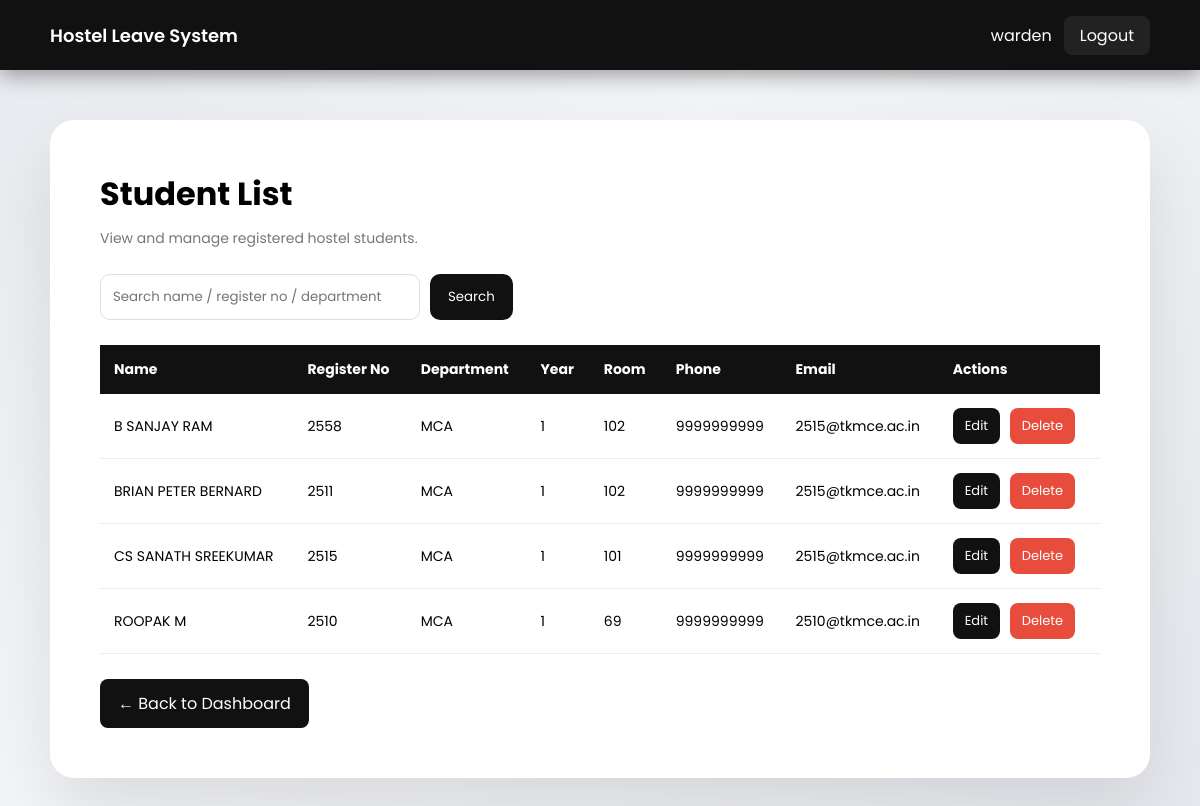
The app's page /warden/view_students.php (signed in) with its own data.
### tables this page shows
CREATE TABLE `student_profiles` (
  `id` int(11) NOT NULL,
  `user_id` int(11) NOT NULL,
  `register_number` varchar(50) DEFAULT NULL,
  `department` varchar(100) DEFAULT NULL,
  `year` int(11) DEFAULT NULL,
  `room_number` varchar(20) DEFAULT NULL,
  `phone` varchar(15) DEFAULT NULL
);

CREATE TABLE `users` (
  `id` int(11) NOT NULL,
  `role_id` int(11) NOT NULL,
  `name` varchar(100) NOT NULL,
  `username` varchar(50) NOT NULL,
  `password` varchar(255) NOT NULL,
  `email` varchar(100) DEFAULT NULL,
  `parent_email` varchar(100) DEFAULT NULL,
  `teacher_email` varchar(100) DEFAULT NULL,
  `created_at` timestamp NOT NULL DEFAULT current_timestamp(),
  `register_number` varchar(50) DEFAULT NULL
);

### warden/view_students.php (the view, shortened to what this page needs)
<?php
include("../config/db.php");
$search = isset($_GET["search"]) ? trim($_GET["search"]) : "";
if ($search != "") {
    $stmt = $conn->prepare("
    SELECT users.id, users.name, users.email,
           student_profiles.register_number,
           student_profiles.department,
           student_profiles.year,
           student_profiles.room_number,
           student_profiles.phone
    FROM users
    LEFT JOIN student_profiles ON users.id = student_profiles.user_id
    JOIN roles ON users.role_id = roles.id
    WHERE roles.role_name='student'
    AND (
        users.name LIKE ?
        OR student_profiles.register_number LIKE ?
        OR student_profiles.department LIKE ?
    )
    ORDER BY users.name ASC
    ");
    $like = "%$search%";
    $stmt->bind_param("sss", $like, $like, $like);
    $stmt->execute();
    $result = $stmt->get_result();
} else {
    $result = $conn->query("
    SELECT users.id, users.name, users.email,
           student_profiles.register_number,
           student_profiles.department,
           student_profiles.year,
           student_profiles.room_number,
           student_profiles.phone
    FROM users
    LEFT JOIN student_profiles ON users.id = student_profiles.user_id
    JOIN roles ON users.role_id = roles.id
    WHERE roles.role_name='student'
    ORDER BY users.name ASC
    ");
}
?>
<!DOCTYPE html>
<html>
<head>
</head>
<body>
<div class="topbar">
<div class="logo">Hostel Leave System</div>
<div>
<?php echo $_SESSION["username"]; ?>
<a class="logout-btn" href="../auth/logout.php">Logout</a>
</div>
</div>
<div class="container">
<h1>Student List</h1>
<div class="sub">View and manage registered hostel students.</div>
<form method="GET" class="search-box">
<input type="text" name="search" placeholder="Search name / register no / department" value="<?php echo htmlspecialchars($search); ?>">
<button type="submit">Search</button>
</form>
<?php if($result->num_rows > 0) { ?>
<table>
<tr>
<th>Name</th>
<th>Register No</th>
<th>Department</th>
<th>Year</th>
<th>Room</th>
<th>Phone</th>
<th>Email</th>
<th>Actions</th>
</tr>
<?php while($row = $result->fetch_assoc()) { ?>
<tr>
<td><?php echo htmlspecialchars($row["name"]); ?></td>
<td><?php echo htmlspecialchars($row["register_number"]); ?></td>
<td><?php echo htmlspecialchars($row["department"]); ?></td>
<td><?php echo htmlspecialchars($row["year"]); ?></td>
<td><?php echo htmlspecialchars($row["room_number"]); ?></td>
<td><?php echo htmlspecialchars($row["phone"]); ?></td>
<td><?php echo htmlspecialchars($row["email"]); ?></td>
<td>
<a class="btn edit"
href="edit_student.php?id=<?php echo $row['id']; ?>">
Edit
</a>
<a class="btn delete"
href="delete_student.php?id=<?php echo $row['id']; ?>"
onclick="return deleteConfirm()">
Delete
</a>
</td>
</tr>
<?php } ?>
</table>
<?php } else { ?>
<div class="empty">No students found.</div>
<?php } ?>
<a href="dashboard.php" class="back-btn">← Back to Dashboard</a>
</div>
</body>
</html>

### warden/view_students.php (style rules this page uses)
* { margin:0; padding:0; box-sizing:border-box; font-family:'Poppins',sans-serif; }
body { min-height:100vh; background:linear-gradient(135deg,#e8eaef 0%,#f4f5f8 40%,#e6e8ed 100%); padding:120px 50px 50px 50px; }
.topbar { position:fixed; top:0; left:0; width:100%; height:70px; background:#111; display:flex; justify-content:space-between; align-items:center; padding:0 50px; color:#fff; z-index:1000; box-shadow:0 6px 20px rgba(0,0,0,0.35); }
.logo { font-size:18px; font-weight:600; }
.logout-btn { padding:8px 16px; background:#222; color:#fff; text-decoration:none; border-radius:8px; margin-left:12px; }
.container { max-width:1400px; margin:auto; background:#fff; padding:50px; border-radius:24px; box-shadow:0 30px 70px rgba(0,0,0,0.10); }
h1 { font-size:32px; margin-bottom:10px; }
.sub { color:#777; font-size:14px; margin-bottom:25px; }
.search-box { display:flex; gap:10px; margin-bottom:25px; }
.search-box input { padding:12px; width:320px; border:1px solid #ddd; border-radius:10px; outline:none; }
.search-box button { padding:12px 18px; background:#111; color:#fff; border:none; border-radius:10px; cursor:pointer; }
table { width:100%; border-collapse:collapse; }
th { background:#111; color:#fff; padding:14px; font-size:14px; text-align:left; }
td { padding:14px; border-bottom:1px solid #eee; font-size:14px; }
.btn { padding:8px 12px; text-decoration:none; border-radius:8px; font-size:13px; display:inline-block; margin-right:6px; }
.edit { background:#111; color:#fff; }
.delete { background:#e74c3c; color:#fff; }
.back-btn { display:inline-block; margin-top:25px; padding:12px 18px; background:#111; color:#fff; text-decoration:none; border-radius:8px; }

### records on screen
student_profiles: user.name "B SANJAY RAM", register_number "2558", department "MCA", year "1", room_number "102", phone "9999999999", user.email "2515@tkmce.ac.in"
student_profiles: user.name "BRIAN PETER BERNARD", register_number "2511", department "MCA", year "1", room_number "102", phone "9999999999", user.email "2515@tkmce.ac.in"
student_profiles: user.name "CS SANATH SREEKUMAR", register_number "2515", department "MCA", year "1", room_number "101", phone "9999999999", user.email "2515@tkmce.ac.in"
student_profiles: user.name "ROOPAK M", register_number "2510", department "MCA", year "1", room_number "69", phone "9999999999", user.email "2510@tkmce.ac.in"

### other values on screen
$_SESSION["username"] "warden"
